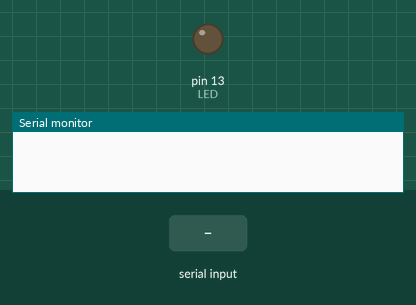
Recording of a sketch running on a simulated Arduino Uno, built with avr-gcc and run on an emulated ATmega328P. Parts: output pins drawn as LEDs (lit = HIGH), the last lines printed to the serial monitor. The test bench sets the inputs (shaded band).

Above: at 1.2 s.
1.3 s: "1" received over Serial
At 2.2 s:
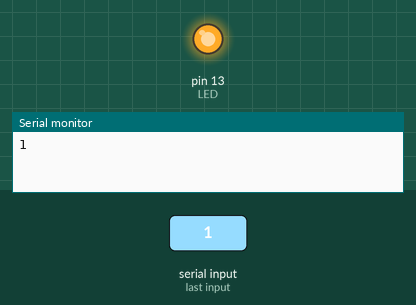
2.8 s: "0" received over Serial
At 3.3 s:
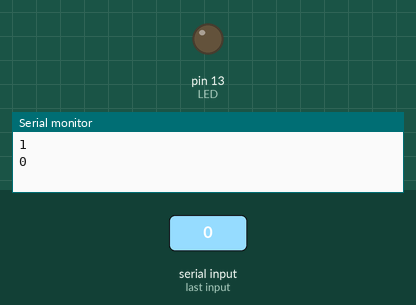
Timing chart, 0 to 5.8 s (numbered marks = the images above; inputs shaded):
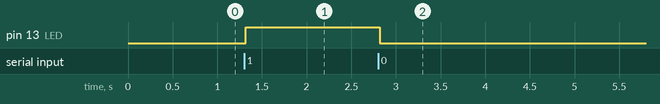

Measured:
- after the input at 1.3 s, pin 13 (LED): LOW → HIGH at once
- after the input at 2.8 s, pin 13 (LED): HIGH → LOW at once

The sketch:

bluetooth.ino
```cpp
#include <SoftwareSerial.h>

//Bluetooth uses serial communication. So, we use many serial functions
//in this sketch.
const int LED = 13;
char switchstate;

void setup() {
  Serial.begin(9600);
  pinMode(LED, OUTPUT);
}

void loop() {
  while(Serial.available()>0){
    switchstate = Serial.read();
    Serial.println(switchstate);
    delay(15);
    if(switchstate == '1'){
      digitalWrite(LED, HIGH);
    }
    else
    if(switchstate == '0'){
      digitalWrite(LED, LOW);
    }
  }
}
```
